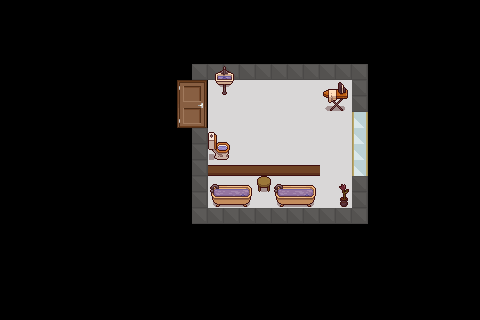

Below is a game level as drawn by its tile map, then a one-line description and the .tmx file that defines it, in full:
An orthogonal 30x20 tile map with 16x16 px tiles, 3 tile layers (Floor, Wall, Decor), 5 tilesets and 1 object.

<map version="1.10" tiledversion="1.12.0" orientation="orthogonal" renderorder="right-down" width="30" height="20" tilewidth="16" tileheight="16" infinite="0" nextlayerid="6" nextobjectid="2">
 <tileset firstgid="1" source="map_Bathroom/floorswalls_LRK.tsx" />
 <tileset firstgid="225" source="map_Bathroom/TopDownHouse_FurnitureState2.tsx" />
 <tileset firstgid="459" source="map_Bathroom/decorations_LRK.tsx" />
 <tileset firstgid="579" source="map_Bathroom/doorswindowsstairs_LRK.tsx" />
 <tileset firstgid="1315" source="map_storage/floor.tsx" />
 <layer id="1" name="Floor" width="30" height="20">
  <data encoding="csv">
0,0,0,0,0,0,0,0,0,0,0,0,0,0,0,0,0,0,0,0,0,0,0,0,0,0,0,0,0,0,
0,0,0,0,0,0,0,0,0,0,0,0,0,0,0,0,0,0,0,0,0,0,0,0,0,0,0,0,0,0,
0,0,0,0,0,0,0,0,0,0,0,0,0,0,0,0,0,0,0,0,0,0,0,0,0,0,0,0,0,0,
0,0,0,0,0,0,0,0,0,0,0,0,0,0,0,0,0,0,0,0,0,0,0,0,0,0,0,0,0,0,
0,0,0,0,0,0,0,0,0,0,0,0,0,0,0,0,0,0,0,0,0,0,0,0,0,0,0,0,0,0,
0,0,0,0,0,0,0,0,0,0,0,0,0,165,165,165,165,165,165,165,165,166,0,0,0,0,0,0,0,0,
0,0,0,0,0,0,0,0,0,0,0,0,0,165,165,165,166,166,166,165,166,166,0,0,0,0,0,0,0,0,
0,0,0,0,0,0,0,0,0,0,0,0,0,165,166,165,166,166,166,166,166,166,0,0,0,0,0,0,0,0,
0,0,0,0,0,0,0,0,0,0,0,0,0,165,166,165,166,165,166,165,165,166,0,0,0,0,0,0,0,0,
0,0,0,0,0,0,0,0,0,0,0,0,0,165,166,165,165,165,166,165,166,166,0,0,0,0,0,0,0,0,
0,0,0,0,0,0,0,0,0,0,0,0,0,165,166,165,165,165,165,165,166,166,0,0,0,0,0,0,0,0,
0,0,0,0,0,0,0,0,0,0,0,0,0,165,166,165,165,165,165,166,165,166,0,0,0,0,0,0,0,0,
0,0,0,0,0,0,0,0,0,0,0,0,0,165,166,166,166,166,166,166,166,166,0,0,0,0,0,0,0,0,
0,0,0,0,0,0,0,0,0,0,0,0,0,0,0,0,0,0,0,0,0,0,0,0,0,0,0,0,0,0,
0,0,0,0,0,0,0,0,0,0,0,0,0,0,0,0,0,0,0,0,0,0,0,0,0,0,0,0,0,0,
0,0,0,0,0,0,0,0,0,0,0,0,0,0,0,0,0,0,0,0,0,0,0,0,0,0,0,0,0,0,
0,0,0,0,0,0,0,0,0,0,0,0,0,0,0,0,0,0,0,0,0,0,0,0,0,0,0,0,0,0,
0,0,0,0,0,0,0,0,0,0,0,0,0,0,0,0,0,0,0,0,0,0,0,0,0,0,0,0,0,0,
0,0,0,0,0,0,0,0,0,0,0,0,0,0,0,0,0,0,0,0,0,0,0,0,0,0,0,0,0,0,
0,0,0,0,0,0,0,0,0,0,0,0,0,0,0,0,0,0,0,0,0,0,0,0,0,0,0,0,0,0
</data>
 </layer>
 <layer id="2" name="Wall" width="30" height="20">
  <data encoding="csv">
0,0,0,0,0,0,0,0,0,0,0,0,0,0,0,0,0,0,0,0,0,0,0,0,0,0,0,0,0,0,
0,0,0,0,0,0,0,0,0,0,0,0,0,0,0,0,0,0,0,0,0,0,0,0,0,0,0,0,0,0,
0,0,0,0,0,0,0,0,0,0,0,0,0,0,0,0,0,0,0,0,0,0,0,0,0,0,0,0,0,0,
0,0,0,0,0,0,0,0,0,0,0,0,0,0,0,0,0,0,0,0,0,0,0,0,0,0,0,0,0,0,
0,0,0,0,0,0,0,0,0,0,0,0,194,194,194,194,194,194,194,194,194,194,194,0,0,0,0,0,0,0,
0,0,0,0,0,0,0,0,0,0,0,632,633,0,0,0,0,0,0,0,0,0,194,0,0,0,0,0,0,0,
0,0,0,0,0,0,0,0,0,0,0,678,679,0,0,0,0,0,0,0,0,0,194,0,0,0,0,0,0,0,
0,0,0,0,0,0,0,0,0,0,0,724,725,0,0,0,0,0,0,0,0,0,529,0,0,0,0,0,0,0,
0,0,0,0,0,0,0,0,0,0,0,0,194,0,0,0,0,0,0,0,0,0,529,0,0,0,0,0,0,0,
0,0,0,0,0,0,0,0,0,0,0,0,194,0,0,0,0,0,0,0,0,0,529,0,0,0,0,0,0,0,
0,0,0,0,0,0,0,0,0,0,0,0,194,429,429,429,429,429,429,429,0,0,529,0,0,0,0,0,0,0,
0,0,0,0,0,0,0,0,0,0,0,0,194,0,0,0,0,0,0,0,0,0,194,0,0,0,0,0,0,0,
0,0,0,0,0,0,0,0,0,0,0,0,194,0,0,0,0,0,0,0,0,0,194,0,0,0,0,0,0,0,
0,0,0,0,0,0,0,0,0,0,0,0,194,194,194,194,194,194,194,194,194,194,194,0,0,0,0,0,0,0,
0,0,0,0,0,0,0,0,0,0,0,0,0,0,0,0,0,0,0,0,0,0,0,0,0,0,0,0,0,0,
0,0,0,0,0,0,0,0,0,0,0,0,0,0,0,0,0,0,0,0,0,0,0,0,0,0,0,0,0,0,
0,0,0,0,0,0,0,0,0,0,0,0,0,0,0,0,0,0,0,0,0,0,0,0,0,0,0,0,0,0,
0,0,0,0,0,0,0,0,0,0,0,0,0,0,0,0,0,0,0,0,0,0,0,0,0,0,0,0,0,0,
0,0,0,0,0,0,0,0,0,0,0,0,0,0,0,0,0,0,0,0,0,0,0,0,0,0,0,0,0,0,
0,0,0,0,0,0,0,0,0,0,0,0,0,0,0,0,0,0,0,0,0,0,0,0,0,0,0,0,0,0
</data>
 </layer>
 <layer id="3" name="Decor" width="30" height="20">
  <data encoding="csv">
0,0,0,0,0,0,0,0,0,0,0,0,0,0,0,0,0,0,0,0,0,0,0,0,0,0,0,0,0,0,
0,0,0,0,0,0,0,0,0,0,0,0,0,0,0,0,0,0,0,0,0,0,0,0,0,0,0,0,0,0,
0,0,0,0,0,0,0,0,0,0,0,0,0,0,0,0,0,0,0,0,0,0,0,0,0,0,0,0,0,0,
0,0,0,0,0,0,0,0,0,0,0,0,0,0,0,0,0,0,0,0,0,0,0,0,0,0,0,0,0,0,
0,0,0,0,0,0,0,0,0,0,0,0,0,434,435,0,0,0,0,0,0,0,0,0,0,0,0,0,0,0,
0,0,0,0,0,0,0,0,0,0,0,0,0,447,448,0,0,0,0,0,436,437,0,0,0,0,0,0,0,0,
0,0,0,0,0,0,0,0,0,0,0,0,0,0,0,0,0,0,0,0,449,450,0,0,0,0,0,0,0,0,
0,0,0,0,0,0,0,0,0,0,0,0,0,0,0,0,0,0,0,0,0,0,0,0,0,0,0,0,0,0,
0,0,0,0,0,0,0,0,0,0,0,0,0,442,443,0,0,0,0,0,0,0,0,0,0,0,0,0,0,0,
0,0,0,0,0,0,0,0,0,0,0,0,0,455,456,0,0,0,0,0,0,0,0,0,0,0,0,0,0,0,
0,0,0,0,0,0,0,0,0,0,0,0,0,0,0,0,0,0,0,0,0,0,0,0,0,0,0,0,0,0,
0,0,0,0,0,0,0,0,0,0,0,0,0,438,439,440,250,438,439,440,0,355,0,0,0,0,0,0,0,0,
0,0,0,0,0,0,0,0,0,0,0,0,0,451,452,453,0,451,452,453,0,368,0,0,0,0,0,0,0,0,
0,0,0,0,0,0,0,0,0,0,0,0,0,0,0,0,0,0,0,0,0,0,0,0,0,0,0,0,0,0,
0,0,0,0,0,0,0,0,0,0,0,0,0,0,0,0,0,0,0,0,0,0,0,0,0,0,0,0,0,0,
0,0,0,0,0,0,0,0,0,0,0,0,0,0,0,0,0,0,0,0,0,0,0,0,0,0,0,0,0,0,
0,0,0,0,0,0,0,0,0,0,0,0,0,0,0,0,0,0,0,0,0,0,0,0,0,0,0,0,0,0,
0,0,0,0,0,0,0,0,0,0,0,0,0,0,0,0,0,0,0,0,0,0,0,0,0,0,0,0,0,0,
0,0,0,0,0,0,0,0,0,0,0,0,0,0,0,0,0,0,0,0,0,0,0,0,0,0,0,0,0,0,
0,0,0,0,0,0,0,0,0,0,0,0,0,0,0,0,0,0,0,0,0,0,0,0,0,0,0,0,0,0
</data>
 </layer>
 <objectgroup id="4" name="Door">
  <object id="1" x="177.091" y="80.1818" width="47.8182" height="46.5455">
   <properties>
    <property name="spawnX" type="float" value="300" />
    <property name="spawnY" type="float" value="46" />
    <property name="targetMap" value="BedroomMaster.tmx" />
   </properties>
  </object>
 </objectgroup>
</map>
